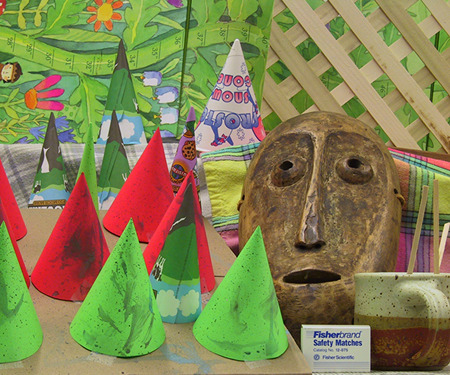
#> input picture conesLeft.jpg, 450 x 375 px
$ python image-depth.py
#> lines starting #> are read from the running program, lines starting #| are printed output that depends on the picture
patchSize = 3 # patch size this is the radis the size is D*2+1

"""Read two image and transform them to gray"""

import matplotlib.pyplot as plt
from skimage.color import rgb2gray
import numpy as np
import math

import cv2
from PIL import Image

# Read the two image and normalize the pixel value
imageLeft = plt.imread("conesLeft.jpg")/255
imageRight = plt.imread("conesRight.jpg")/255
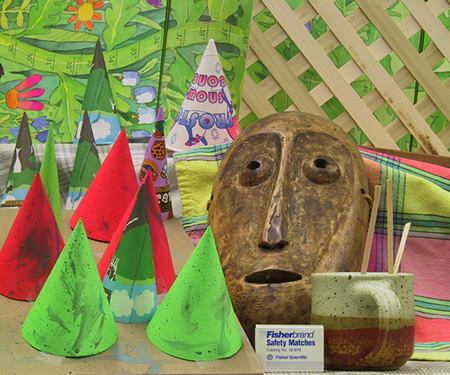
#> input picture conesRight.jpg, 450 x 375 px

# Convert the color image into grayscale image
imageLeftGray = rgb2gray(imageLeft)
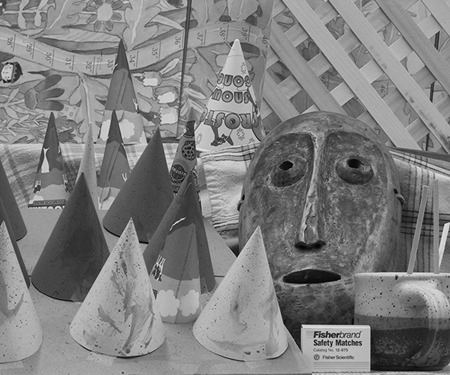
#> imageLeftGray: shape (375, 450) float64; min 0.0014, max 0.94, mean 0.499
imageRightGray = rgb2gray(imageRight)
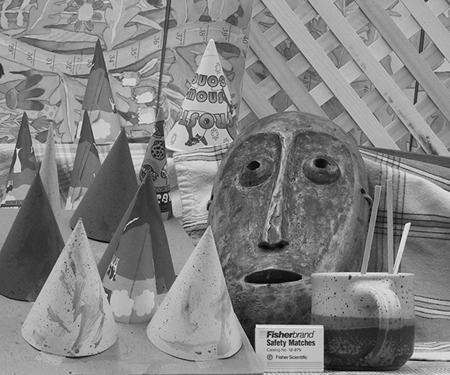
#> imageRightGray: shape (375, 450) float64; min 0.00583, max 0.967, mean 0.512

# Get the size of the image
nrows = imageLeft.shape[0]
#> nrows = 375
ncolns = imageLeft.shape[1]
#> ncolns = 450

# Generate the depth image that has the same size with the orignal

imageDepth = np.zeros((nrows, ncolns))

new_imleftgrey = np.zeros((nrows+2*patchSize,ncolns+2*patchSize))
new_imrightgrey = np.zeros((nrows+2*patchSize,ncolns+2*patchSize))


new_imleftgrey[patchSize:patchSize+nrows, patchSize:patchSize+ncolns] = imageLeftGray
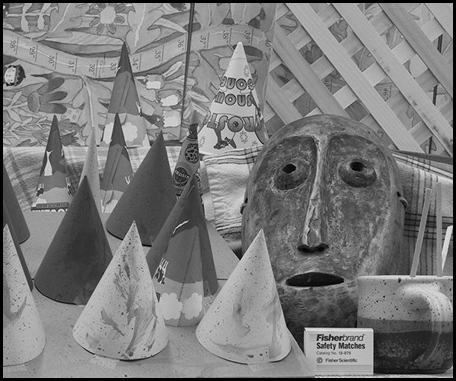
#> new_imleftgrey: shape (381, 456) float64; min 0, max 0.94, mean 0.485
new_imrightgrey[patchSize:patchSize+nrows,patchSize:patchSize+ncolns] = imageRightGray
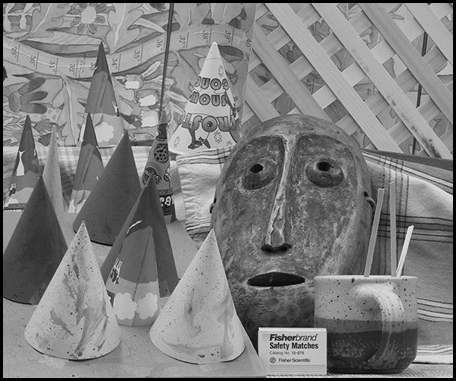
#> new_imrightgrey: shape (381, 456) float64; min 0, max 0.967, mean 0.497

def normalizeMatrixCol(matrix, size):
  nrows = matrix.shape[0]
  ncols = matrix.shape[1]
  size = size[0]

  nXm = np.zeros(((size - 1) * size, ncols))

  for i in range(0, ncols - size):
    patch = matrix[0:size, i:i+size]
    nXm[:, i] = ((patch - np.mean(patch)) / patch.std()).flatten()

  return nXm

# Main loop that repeat nrows time

for x in range(0, nrows):
  i = x + patchSize
  print("Starting row %s" % x)

  DSIImage = np.zeros((ncolns, ncolns))

# Generate a patch for NCC operation
  bigPatch = new_imleftgrey[i-patchSize:i+patchSize, 1:ncolns + 2 * patchSize]
  fMatrix = normalizeMatrixCol(bigPatch, (2*patchSize+1,2*patchSize+1))

  bigPatch = new_imrightgrey[i-patchSize:i+patchSize, 1:ncolns + 2 * patchSize]
  gMatrix = normalizeMatrixCol(bigPatch, (2*patchSize+1,2*patchSize+1))

  DSIImage = 1 - np.matmul(np.transpose(gMatrix), fMatrix)

  print("Finish NCC")

  # # Dynamic Program

  dynamicGraph = np.zeros((ncolns, ncolns))
  directMap = np.zeros((ncolns, ncolns))
  pathMap = np.zeros((ncolns, ncolns))
  occlusion = 0.1

  # # Init the upper edge and the left edge

  for pt in range(1, ncolns):
    dynamicGraph[pt,0] = dynamicGraph[pt,1] + occlusion
    directMap[pt,0] = 2
    dynamicGraph[0,pt] = dynamicGraph[1,pt] + occlusion
    directMap[0,pt] = 3

  # # Dynamic programing step 1:
  for pti in range(1,ncolns):
        for ptj in range(1,ncolns):
            min1 = dynamicGraph[pti-1,ptj-1] + DSIImage[pti, ptj] # diagnals path
            min2 = dynamicGraph[pti-1,ptj] + occlusion     # vertical path
            min3 = dynamicGraph[pti,ptj-1] + occlusion     # horizotal path
#> (the run stopped early here; a loop or call above may not have finished)
